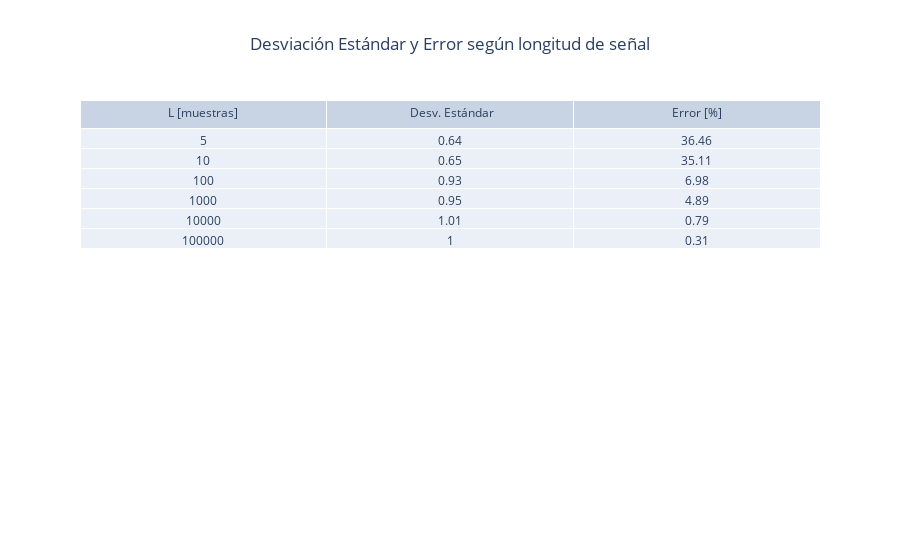

The notebook cell this image was saved under:
### Markdown cell above
Gráfico en tabla

### Code cell
DC_SNR_layout = go.Layout(
    title='Desviación Estándar y Error según longitud de señal',
    title_x=0.5,
    margin=go.layout.Margin(
        autoexpand=True
    )
)

fig2 = go.Figure(data=[go.Table(header=dict(values=['L [muestras]', ' Desv. Estándar', 'Error [%]'],align='center'),
                cells=dict(values=[np.array(arrayTabla).astype(str), np.around(dsArray, 2), np.around(errorArray,2)],align='center'))
                ],
                layout=DC_SNR_layout)
fig2.show()

### Figure 1 — Plotly figure (JSON) as saved in the notebook; plotly's stock layout.template omitted (floating-point values rounded to 4 significant figures)
{"data": [{"cells": {"align": "center", "values": [["5", "10", "100", "1000", "10000", "100000"], [0.64, 0.65, 0.93, 0.95, 1.01, 1], [36.46, 35.11, 6.98, 4.89, 0.79, 0.31]]}, "header": {"align": "center", "values": ["L [muestras]", " Desv. Estándar", "Error [%]"]}, "type": "table"}], "layout": {"margin": {"autoexpand": true}, "title": {"text": "Desviación Estándar y Error según longitud de señal", "x": 0.5}}}
